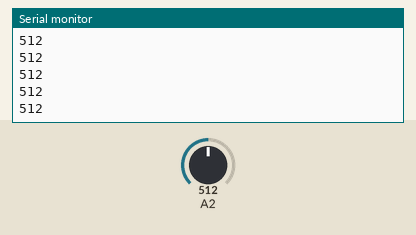
Recording of a sketch running on a simulated Arduino Uno, built with avr-gcc and run on an emulated ATmega328P. Shown: the last lines printed to the serial monitor. The inputs (shaded band) are chosen by the test bench; at power-on: A2 = 512.

Above: at 1.2 s.
1.3 s: A2 set to 716
At 1.31 s:
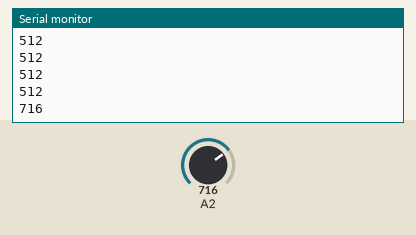
2.8 s: A2 set to 900
At 2.81 s:
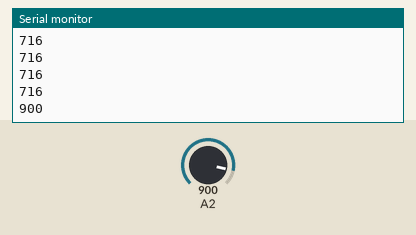
Timing chart, 0 to 5.8 s (numbered marks = the images above; inputs shaded):
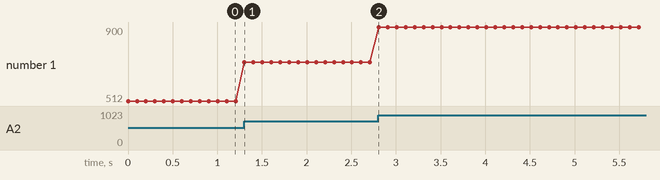

Measured:
- after the input at 1.3 s, the serial monitor: prints a new line at once (image 1)
- after the input at 2.8 s, the serial monitor: prints a new line at once (image 2)
- plotted number 1: 512 → 716 after the input at 1.3 s, 716 → 900 after the input at 2.8 s

The sketch:

sketch_sep17a.ino
```cpp
/*
Prints out whatever is connected to A2 is measuring (force pad measures force, light sensor measures light, etc.)
*/
void setup() {
  // put your setup code here, to run once:
  Serial.begin(9600);
  pinMode(A2, INPUT);
}

void loop() {
  // put your main code here, to run repeatedly:
  int value = analogRead(A2);
  Serial.println(value);
  delay(100);
}
```
